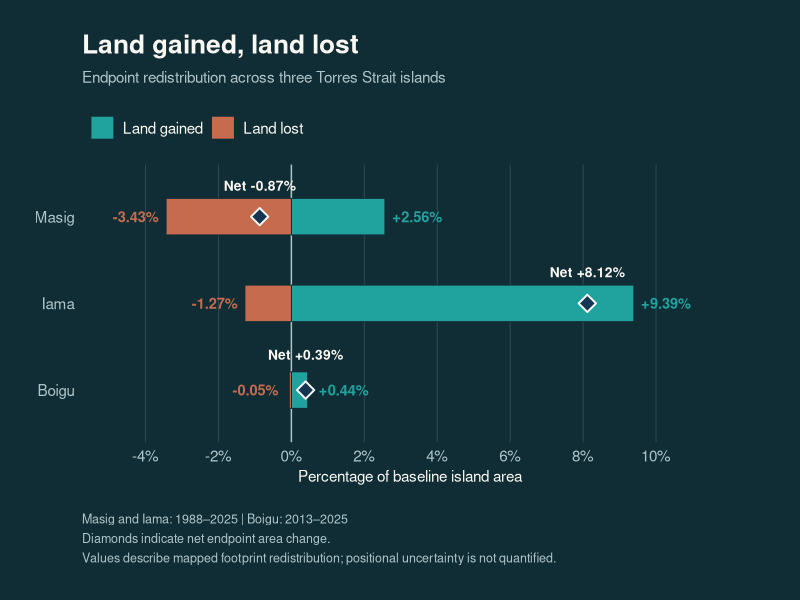

R code for this plot:
# Endpoint land redistribution in the Torres Strait
# Kendra Sturdee
#
# Compares land gained, lost and net area change
# between accepted baseline and 2025 island footprints.
# Masig and Iama: 1988–2025; Boigu: 2013–2025.

library(ggplot2)
library(dplyr)
library(readr)
library(tidyr)
library(here)

# Load validated redistribution data

masig <- read_csv(
  here("data", "processed", "Masig_07_LandRedistribution_1988_2025.csv"),
  show_col_types = FALSE
)

boigu <- read_csv(
  here("data", "processed", "Boigu_LandPersistence_Redistribution.csv"),
  show_col_types = FALSE
)

# Extract Masig measurements

get_metric <- function(data, metric, unit) {
  value <- data %>%
    filter(Metric == metric, Unit == unit) %>%
    pull(Value)
  
  if (length(value) != 1 || !is.finite(value)) {
    stop("Missing or invalid measurement: ", metric, " (", unit, ")")
  }
  
  value
}

masig_baseline <- get_metric(masig, "1988 area", "ha")
masig_gain <- get_metric(masig, "Land gained", "ha")
masig_loss <- get_metric(masig, "Land lost", "ha")
masig_net <- get_metric(masig, "Net area change", "ha")

# Iama endpoint measurements from Analysis_Log.md
# Recorded 2026-11-16 16:41

iama_baseline <- 169.2901
iama_gain <- 15.8940
iama_loss <- 2.1557
iama_net <- 13.7383

# Verify Boigu source measurements

required_boigu <- c(
  "Area2013_ha",
  "Gained_ha",
  "Lost_ha",
  "NetChange_ha"
)

stopifnot(
  nrow(boigu) == 1,
  all(required_boigu %in% names(boigu))
)

# Combine endpoint redistribution measurements

redistribution <- tibble(
  Island = c("Masig", "Iama", "Boigu"),
  Baseline_ha = c(
    masig_baseline,
    iama_baseline,
    boigu$Area2013_ha
  ),
  Gained_ha = c(
    masig_gain,
    iama_gain,
    boigu$Gained_ha
  ),
  Lost_ha = c(
    masig_loss,
    iama_loss,
    boigu$Lost_ha
  ),
  Net_ha = c(
    masig_net,
    iama_net,
    boigu$NetChange_ha
  )
) %>%
  mutate(
    Gained_pct = 100 * Gained_ha / Baseline_ha,
    Lost_pct = 100 * Lost_ha / Baseline_ha,
    Net_pct = 100 * Net_ha / Baseline_ha
  )

# Verify area balances

stopifnot(
  all(is.finite(as.matrix(redistribution[, -1]))),
  all(redistribution$Baseline_ha > 0),
  all(redistribution$Gained_ha >= 0),
  all(redistribution$Lost_ha >= 0),
  all(
    abs(
      redistribution$Gained_ha -
        redistribution$Lost_ha -
        redistribution$Net_ha
    ) < 0.02
  )
)

print(redistribution, width = Inf)

redistribution$Island <- factor(
  redistribution$Island,
  levels = c("Boigu", "Iama", "Masig")
)

# GIS colour palette

ocean <- "#102D35"
ivory <- "#FAF8F2"
muted <- "#AFC4C8"
grid_colour <- "#294A53"

gain_colour <- "#20A39E"
loss_colour <- "#C66B4E"
net_colour <- "#153653"

# Prepare gain and loss measurements

redistribution_long <- redistribution %>%
  transmute(
    Island,
    `Land gained` = Gained_pct,
    `Land lost` = -Lost_pct
  ) %>%
  pivot_longer(
    cols = c(`Land gained`, `Land lost`),
    names_to = "Category",
    values_to = "Change_pct"
  )

redistribution_long$Category <- factor(
  redistribution_long$Category,
  levels = c("Land gained", "Land lost")
)

# Prepare endpoint annotations

gain_labels <- redistribution %>%
  mutate(
    Label = sprintf("+%.2f%%", Gained_pct),
    Label_x = ifelse(
      Island == "Boigu",
      0.75,
      Gained_pct + 0.20
    )
  )

loss_labels <- redistribution %>%
  mutate(
    Label = sprintf("-%.2f%%", Lost_pct),
    Label_x = ifelse(
      Island == "Boigu",
      -0.35,
      -Lost_pct - 0.20
    )
  )

net_labels <- redistribution %>%
  mutate(
    Label = sprintf("Net %+.2f%%", Net_pct),
    Label_y = as.numeric(Island) + ifelse(
      Island == "Boigu",
      0.35,
      0.30
    )
  )

# Create redistribution figure

figure3 <- ggplot(
  redistribution_long,
  aes(
    x = Change_pct,
    y = Island,
    fill = Category
  )
) +
  geom_vline(
    xintercept = 0,
    colour = muted,
    linewidth = 0.5
  ) +
  geom_col(
    width = 0.42,
    colour = ocean,
    linewidth = 0.3
  ) +
  geom_text(
    data = gain_labels,
    aes(
      x = Label_x,
      y = Island,
      label = Label
    ),
    inherit.aes = FALSE,
    hjust = 0,
    colour = gain_colour,
    fontface = "bold",
    size = 3.7,
    show.legend = FALSE
  ) +
  geom_text(
    data = loss_labels,
    aes(
      x = Label_x,
      y = Island,
      label = Label
    ),
    inherit.aes = FALSE,
    hjust = 1,
    colour = loss_colour,
    fontface = "bold",
    size = 3.7,
    show.legend = FALSE
  ) +
  geom_point(
    data = redistribution,
    aes(
      x = Net_pct,
      y = Island
    ),
    inherit.aes = FALSE,
    shape = 23,
    size = 4,
    fill = net_colour,
    colour = ivory,
    stroke = 1,
    show.legend = FALSE
  ) +
  geom_text(
    data = net_labels,
    aes(
      x = Net_pct,
      y = Label_y,
      label = Label
    ),
    inherit.aes = FALSE,
    colour = ivory,
    fontface = "bold",
    size = 3.5,
    vjust = 0,
    show.legend = FALSE
  ) +
  scale_fill_manual(
    values = c(
      "Land gained" = gain_colour,
      "Land lost" = loss_colour
    )
  ) +
  scale_x_continuous(
    breaks = seq(-4, 10, 2),
    labels = function(x) paste0(x, "%"),
    expand = expansion(mult = c(0.08, 0.08))
  ) +
  coord_cartesian(
    xlim = c(-4.5, 11),
    clip = "off"
  ) +
  labs(
    title = "Land gained, land lost",
    subtitle = "Endpoint redistribution across three Torres Strait islands",
    x = "Percentage of baseline island area",
    y = NULL,
    fill = NULL,
    caption = paste0(
      "Masig and Iama: 1988–2025 | Boigu: 2013–2025\n",
      "Diamonds indicate net endpoint area change.\n",
      "Values describe mapped footprint redistribution; positional uncertainty is not quantified."
    )
  ) +
  theme_minimal(base_size = 12) +
  theme(
    plot.background = element_rect(
      fill = ocean,
      colour = NA
    ),
    panel.background = element_rect(
      fill = ocean,
      colour = NA
    ),
    plot.title = element_text(
      colour = ivory,
      face = "bold",
      size = 19,
      margin = margin(b = 8)
    ),
    plot.subtitle = element_text(
      colour = muted,
      size = 11,
      margin = margin(b = 15)
    ),
    axis.title = element_text(
      colour = ivory,
      size = 11
    ),
    axis.text = element_text(
      colour = muted,
      size = 11
    ),
    panel.grid.major.x = element_line(
      colour = grid_colour,
      linewidth = 0.35
    ),
    panel.grid.major.y = element_blank(),
    panel.grid.minor = element_blank(),
    axis.ticks = element_blank(),
    legend.position = "top",
    legend.justification = "left",
    legend.text = element_text(
      colour = ivory,
      size = 11
    ),
    legend.key = element_rect(
      fill = ocean,
      colour = NA
    ),
    legend.background = element_rect(
      fill = ocean,
      colour = NA
    ),
    plot.caption = element_text(
      colour = muted,
      size = 9,
      hjust = 0,
      lineheight = 1.3,
      margin = margin(t = 20)
    ),
    plot.margin = margin(25, 45, 25, 25)
  )

# Preview figure

print(figure3)
